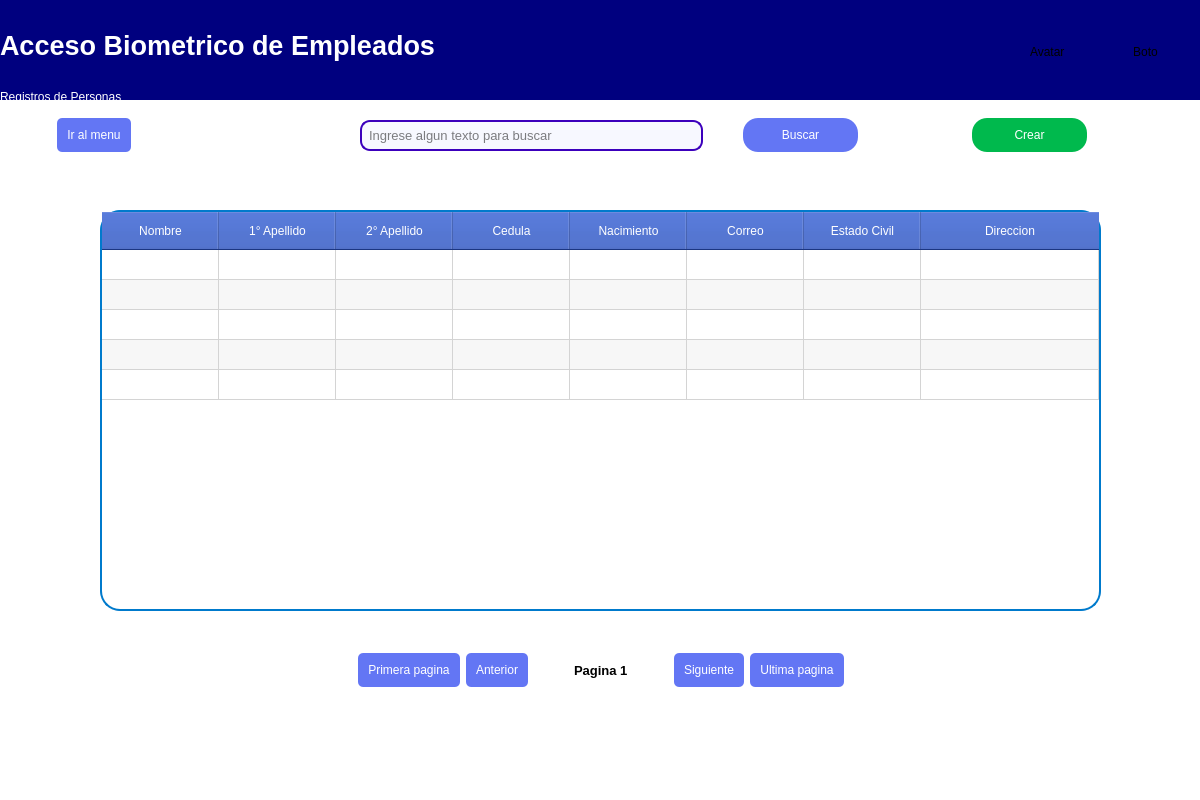
<?xml version="1.0" encoding="UTF-8"?>
<ui version="4.0">
 <class>PaginaPersona</class>
 <widget class="QWidget" name="PaginaPersona">
  <property name="geometry">
   <rect>
    <x>0</x>
    <y>0</y>
    <width>1200</width>
    <height>800</height>
   </rect>
  </property>
  <property name="sizePolicy">
   <sizepolicy hsizetype="Expanding" vsizetype="Expanding">
    <horstretch>0</horstretch>
    <verstretch>0</verstretch>
   </sizepolicy>
  </property>
  <property name="minimumSize">
   <size>
    <width>600</width>
    <height>400</height>
   </size>
  </property>
  <property name="maximumSize">
   <size>
    <width>1200</width>
    <height>800</height>
   </size>
  </property>
  <property name="font">
   <font>
    <bold>true</bold>
    <stylestrategy>PreferAntialias</stylestrategy>
   </font>
  </property>
  <property name="windowTitle">
   <string>Acceso Biometrico de Empleados</string>
  </property>
  <property name="layoutDirection">
   <enum>Qt::LayoutDirection::LeftToRight</enum>
  </property>
  <property name="styleSheet">
   <string notr="true">background-color:rgb(255, 255, 255);
</string>
  </property>
  <widget class="QFrame" name="frame">
   <property name="geometry">
    <rect>
     <x>0</x>
     <y>0</y>
     <width>1201</width>
     <height>101</height>
    </rect>
   </property>
   <property name="sizePolicy">
    <sizepolicy hsizetype="Expanding" vsizetype="Expanding">
     <horstretch>0</horstretch>
     <verstretch>0</verstretch>
    </sizepolicy>
   </property>
   <property name="styleSheet">
    <string notr="true"> background-color: rgb(0, 0, 127); /* Color azul */
 border-radius: 0px 0px 5px 5px; /* Bordes redondeados */
 box-shadow: 10px 10px rgba(0, 0,0, 0.5); /* Sombra exterior */
</string>
   </property>
   <property name="frameShape">
    <enum>QFrame::Shape::StyledPanel</enum>
   </property>
   <property name="frameShadow">
    <enum>QFrame::Shadow::Sunken</enum>
   </property>
   <property name="lineWidth">
    <number>5</number>
   </property>
   <widget class="QWidget" name="gridLayoutWidget">
    <property name="geometry">
     <rect>
      <x>0</x>
      <y>0</y>
      <width>1201</width>
      <height>104</height>
     </rect>
    </property>
    <layout class="QGridLayout" name="gridLayout" columnstretch="5,1">
     <item row="1" column="0">
      <layout class="QVBoxLayout" name="verticalLayout">
       <property name="spacing">
        <number>0</number>
       </property>
       <item>
        <widget class="QLabel" name="label">
         <property name="enabled">
          <bool>true</bool>
         </property>
         <property name="sizePolicy">
          <sizepolicy hsizetype="Expanding" vsizetype="Expanding">
           <horstretch>0</horstretch>
           <verstretch>0</verstretch>
          </sizepolicy>
         </property>
         <property name="font">
          <font>
           <family>Segoe UI</family>
           <pointsize>20</pointsize>
           <italic>false</italic>
           <bold>true</bold>
           <stylestrategy>PreferDefault</stylestrategy>
           <kerning>true</kerning>
          </font>
         </property>
         <property name="styleSheet">
          <string notr="true">background-color:transparent;/*rgb(0, 3, 206);*/
color:white;
font: 700 20pt &quot;Segoe UI&quot;;</string>
         </property>
         <property name="text">
          <string>Acceso Biometrico de Empleados</string>
         </property>
         <property name="textFormat">
          <enum>Qt::TextFormat::AutoText</enum>
         </property>
         <property name="scaledContents">
          <bool>true</bool>
         </property>
         <property name="alignment">
          <set>Qt::AlignmentFlag::AlignLeading|Qt::AlignmentFlag::AlignLeft|Qt::AlignmentFlag::AlignVCenter</set>
         </property>
         <property name="margin">
          <number>10</number>
         </property>
        </widget>
       </item>
       <item>
        <widget class="QLabel" name="lblnombreVista">
         <property name="styleSheet">
          <string notr="true">background-color:transparent;
font: 700 12pt &quot;Segoe UI&quot;;
color: white;</string>
         </property>
         <property name="frameShadow">
          <enum>QFrame::Shadow::Plain</enum>
         </property>
         <property name="lineWidth">
          <number>0</number>
         </property>
         <property name="text">
          <string>Registros de Personas</string>
         </property>
         <property name="alignment">
          <set>Qt::AlignmentFlag::AlignLeading|Qt::AlignmentFlag::AlignLeft|Qt::AlignmentFlag::AlignVCenter</set>
         </property>
         <property name="margin">
          <number>10</number>
         </property>
        </widget>
       </item>
      </layout>
     </item>
     <item row="1" column="1">
      <layout class="QGridLayout" name="gridLayout_4" rowstretch="0,0,0" columnstretch="1,2,1,2,1" rowminimumheight="0,0,0" columnminimumwidth="0,0,0,0,0">
       <item row="1" column="2">
        <spacer name="horizontalSpacer_12">
         <property name="orientation">
          <enum>Qt::Orientation::Horizontal</enum>
         </property>
         <property name="sizeHint" stdset="0">
          <size>
           <width>40</width>
           <height>20</height>
          </size>
         </property>
        </spacer>
       </item>
       <item row="1" column="0">
        <spacer name="horizontalSpacer_13">
         <property name="orientation">
          <enum>Qt::Orientation::Horizontal</enum>
         </property>
         <property name="sizeHint" stdset="0">
          <size>
           <width>40</width>
           <height>20</height>
          </size>
         </property>
        </spacer>
       </item>
       <item row="1" column="4">
        <spacer name="horizontalSpacer_14">
         <property name="orientation">
          <enum>Qt::Orientation::Horizontal</enum>
         </property>
         <property name="sizeHint" stdset="0">
          <size>
           <width>40</width>
           <height>20</height>
          </size>
         </property>
        </spacer>
       </item>
       <item row="0" column="1">
        <spacer name="verticalSpacer_3">
         <property name="orientation">
          <enum>Qt::Orientation::Vertical</enum>
         </property>
         <property name="sizeHint" stdset="0">
          <size>
           <width>20</width>
           <height>40</height>
          </size>
         </property>
        </spacer>
       </item>
       <item row="1" column="1">
        <widget class="QLabel" name="lblAvatar">
         <property name="sizePolicy">
          <sizepolicy hsizetype="Expanding" vsizetype="Expanding">
           <horstretch>0</horstretch>
           <verstretch>0</verstretch>
          </sizepolicy>
         </property>
         <property name="text">
          <string>Avatar</string>
         </property>
        </widget>
       </item>
       <item row="1" column="3">
        <widget class="QPushButton" name="btnConfigBar">
         <property name="sizePolicy">
          <sizepolicy hsizetype="Expanding" vsizetype="Expanding">
           <horstretch>0</horstretch>
           <verstretch>0</verstretch>
          </sizepolicy>
         </property>
         <property name="text">
          <string>Boto</string>
         </property>
        </widget>
       </item>
       <item row="2" column="1">
        <spacer name="verticalSpacer_4">
         <property name="orientation">
          <enum>Qt::Orientation::Vertical</enum>
         </property>
         <property name="sizeHint" stdset="0">
          <size>
           <width>20</width>
           <height>40</height>
          </size>
         </property>
        </spacer>
       </item>
       <item row="2" column="3">
        <spacer name="verticalSpacer_5">
         <property name="orientation">
          <enum>Qt::Orientation::Vertical</enum>
         </property>
         <property name="sizeHint" stdset="0">
          <size>
           <width>20</width>
           <height>40</height>
          </size>
         </property>
        </spacer>
       </item>
       <item row="0" column="3">
        <spacer name="verticalSpacer_6">
         <property name="orientation">
          <enum>Qt::Orientation::Vertical</enum>
         </property>
         <property name="sizeHint" stdset="0">
          <size>
           <width>20</width>
           <height>40</height>
          </size>
         </property>
        </spacer>
       </item>
      </layout>
     </item>
    </layout>
   </widget>
  </widget>
  <widget class="QWidget" name="verticalLayoutWidget_2">
   <property name="geometry">
    <rect>
     <x>0</x>
     <y>100</y>
     <width>1201</width>
     <height>701</height>
    </rect>
   </property>
   <layout class="QVBoxLayout" name="verticalLayout_2">
    <item>
     <widget class="QFrame" name="frame_2">
      <property name="sizePolicy">
       <sizepolicy hsizetype="Expanding" vsizetype="Expanding">
        <horstretch>0</horstretch>
        <verstretch>0</verstretch>
       </sizepolicy>
      </property>
      <property name="frameShape">
       <enum>QFrame::Shape::NoFrame</enum>
      </property>
      <property name="frameShadow">
       <enum>QFrame::Shadow::Sunken</enum>
      </property>
      <property name="lineWidth">
       <number>12</number>
      </property>
      <property name="midLineWidth">
       <number>5</number>
      </property>
      <widget class="QWidget" name="horizontalLayoutWidget_2">
       <property name="geometry">
        <rect>
         <x>0</x>
         <y>550</y>
         <width>1201</width>
         <height>41</height>
        </rect>
       </property>
       <layout class="QHBoxLayout" name="horizontalLayout_2" stretch="1,0,0,0,0,0,0,0,1">
        <item>
         <spacer name="horizontalSpacer">
          <property name="orientation">
           <enum>Qt::Orientation::Horizontal</enum>
          </property>
          <property name="sizeHint" stdset="0">
           <size>
            <width>40</width>
            <height>20</height>
           </size>
          </property>
         </spacer>
        </item>
        <item>
         <widget class="QPushButton" name="btnprimerpagina">
          <property name="cursor">
           <cursorShape>PointingHandCursor</cursorShape>
          </property>
          <property name="styleSheet">
           <string notr="true">QPushButton {
    background-color: rgb(99, 118, 244); /* Color de fondo azul claro */
    color: white; /* Color del texto blanco */
    border: none; /* Sin borde */
    padding: 10px; /* Espaciado interno */
    border-radius: 5px; /* Bordes redondeados */
	font: 700 10pt &quot;Segoe UI&quot;;
}

QPushButton:hover {
    background-color: rgb(76, 64, 207); /* Color más oscuro al pasar el cursor */
}

</string>
          </property>
          <property name="text">
           <string>Primera pagina</string>
          </property>
         </widget>
        </item>
        <item>
         <widget class="QPushButton" name="btnanterior">
          <property name="cursor">
           <cursorShape>PointingHandCursor</cursorShape>
          </property>
          <property name="styleSheet">
           <string notr="true">QPushButton {
    background-color: rgb(99, 118, 244); /* Color de fondo azul claro */
    color: white; /* Color del texto blanco */
    border: none; /* Sin borde */
    padding: 10px; /* Espaciado interno */
    border-radius: 5px; /* Bordes redondeados */
	font: 700 10pt &quot;Segoe UI&quot;;
}

QPushButton:hover {
    background-color: rgb(76, 64, 207); /* Color más oscuro al pasar el cursor */
}

</string>
          </property>
          <property name="text">
           <string>Anterior</string>
          </property>
         </widget>
        </item>
        <item>
         <spacer name="horizontalSpacer_10">
          <property name="orientation">
           <enum>Qt::Orientation::Horizontal</enum>
          </property>
          <property name="sizeHint" stdset="0">
           <size>
            <width>40</width>
            <height>20</height>
           </size>
          </property>
         </spacer>
        </item>
        <item>
         <widget class="QLabel" name="lblnumeropagina">
          <property name="font">
           <font>
            <pointsize>10</pointsize>
            <bold>true</bold>
           </font>
          </property>
          <property name="text">
           <string>Pagina 1</string>
          </property>
         </widget>
        </item>
        <item>
         <spacer name="horizontalSpacer_11">
          <property name="orientation">
           <enum>Qt::Orientation::Horizontal</enum>
          </property>
          <property name="sizeHint" stdset="0">
           <size>
            <width>40</width>
            <height>20</height>
           </size>
          </property>
         </spacer>
        </item>
        <item>
         <widget class="QPushButton" name="btnsiguiente">
          <property name="cursor">
           <cursorShape>PointingHandCursor</cursorShape>
          </property>
          <property name="styleSheet">
           <string notr="true">QPushButton {
    background-color: rgb(99, 118, 244); /* Color de fondo azul claro */
    color: white; /* Color del texto blanco */
    border: none; /* Sin borde */
    padding: 10px; /* Espaciado interno */
    border-radius: 5px; /* Bordes redondeados */
	font: 700 10pt &quot;Segoe UI&quot;;
}

QPushButton:hover {
    background-color: rgb(76, 64, 207); /* Color más oscuro al pasar el cursor */
}

</string>
          </property>
          <property name="text">
           <string>Siguiente</string>
          </property>
         </widget>
        </item>
        <item>
         <widget class="QPushButton" name="btnultimapagina">
          <property name="cursor">
           <cursorShape>PointingHandCursor</cursorShape>
          </property>
          <property name="styleSheet">
           <string notr="true">QPushButton {
    background-color: rgb(99, 118, 244); /* Color de fondo azul claro */
    color: white; /* Color del texto blanco */
    border: none; /* Sin borde */
    padding: 10px; /* Espaciado interno */
    border-radius: 5px; /* Bordes redondeados */
	font: 700 10pt &quot;Segoe UI&quot;;
}

QPushButton:hover {
    background-color: rgb(76, 64, 207); /* Color más oscuro al pasar el cursor */
}

</string>
          </property>
          <property name="text">
           <string>Ultima pagina</string>
          </property>
         </widget>
        </item>
        <item>
         <spacer name="horizontalSpacer_2">
          <property name="orientation">
           <enum>Qt::Orientation::Horizontal</enum>
          </property>
          <property name="sizeHint" stdset="0">
           <size>
            <width>40</width>
            <height>20</height>
           </size>
          </property>
         </spacer>
        </item>
       </layout>
      </widget>
      <widget class="QWidget" name="gridLayoutWidget_2">
       <property name="geometry">
        <rect>
         <x>0</x>
         <y>70</y>
         <width>1201</width>
         <height>481</height>
        </rect>
       </property>
       <layout class="QGridLayout" name="gridLayout_2" rowstretch="0,1,10,1" columnstretch="1,10,1">
        <item row="2" column="1">
         <widget class="QTableWidget" name="tablaPersonas">
          <property name="enabled">
           <bool>true</bool>
          </property>
          <property name="cursor" stdset="0">
           <cursorShape>ArrowCursor</cursorShape>
          </property>
          <property name="mouseTracking">
           <bool>true</bool>
          </property>
          <property name="styleSheet">
           <string notr="true">QTableWidget {
    background-color: white; /* Celeste */
    border: 2px solid #007acc; /* Borde del contenedor de la tabla */
    border-radius: 20px; /* Esquinas redondeadas */
    box-shadow: 5px 5px 10px rgba(0, 0, 0, 0.3); /* Sombra exterior */
}

QHeaderView::section {
    background-color: rgb(38, 76, 182); /* Color del encabezado */
    color: white; /* Color del texto del encabezado */
    padding: 10px; /* Espaciado interno del encabezado */
	font: 700 10pt &quot;Segoe UI&quot;;
}
</string>
          </property>
          <property name="frameShape">
           <enum>QFrame::Shape::NoFrame</enum>
          </property>
          <property name="frameShadow">
           <enum>QFrame::Shadow::Sunken</enum>
          </property>
          <property name="editTriggers">
           <set>QAbstractItemView::EditTrigger::NoEditTriggers</set>
          </property>
          <property name="showDropIndicator" stdset="0">
           <bool>true</bool>
          </property>
          <property name="dragDropOverwriteMode">
           <bool>false</bool>
          </property>
          <property name="alternatingRowColors">
           <bool>true</bool>
          </property>
          <property name="selectionMode">
           <enum>QAbstractItemView::SelectionMode::ExtendedSelection</enum>
          </property>
          <property name="selectionBehavior">
           <enum>QAbstractItemView::SelectionBehavior::SelectRows</enum>
          </property>
          <property name="verticalScrollMode">
           <enum>QAbstractItemView::ScrollMode::ScrollPerPixel</enum>
          </property>
          <property name="horizontalScrollMode">
           <enum>QAbstractItemView::ScrollMode::ScrollPerPixel</enum>
          </property>
          <attribute name="horizontalHeaderCascadingSectionResizes">
           <bool>false</bool>
          </attribute>
          <attribute name="horizontalHeaderDefaultSectionSize">
           <number>117</number>
          </attribute>
          <attribute name="horizontalHeaderHighlightSections">
           <bool>false</bool>
          </attribute>
          <attribute name="horizontalHeaderShowSortIndicator" stdset="0">
           <bool>false</bool>
          </attribute>
          <attribute name="horizontalHeaderStretchLastSection">
           <bool>true</bool>
          </attribute>
          <attribute name="verticalHeaderVisible">
           <bool>false</bool>
          </attribute>
          <attribute name="verticalHeaderCascadingSectionResizes">
           <bool>false</bool>
          </attribute>
          <attribute name="verticalHeaderStretchLastSection">
           <bool>false</bool>
          </attribute>
          <row>
           <property name="text">
            <string>Nueva fila</string>
           </property>
          </row>
          <row>
           <property name="text">
            <string>Nueva fila</string>
           </property>
          </row>
          <row>
           <property name="text">
            <string>Nueva fila</string>
           </property>
          </row>
          <row>
           <property name="text">
            <string>Nueva fila</string>
           </property>
          </row>
          <row/>
          <column>
           <property name="text">
            <string>Nombre</string>
           </property>
          </column>
          <column>
           <property name="text">
            <string>1° Apellido</string>
           </property>
          </column>
          <column>
           <property name="text">
            <string>2° Apellido</string>
           </property>
          </column>
          <column>
           <property name="text">
            <string>Cedula</string>
           </property>
          </column>
          <column>
           <property name="text">
            <string>Nacimiento</string>
           </property>
          </column>
          <column>
           <property name="text">
            <string>Correo</string>
           </property>
          </column>
          <column>
           <property name="text">
            <string>Estado Civil</string>
           </property>
          </column>
          <column>
           <property name="text">
            <string>Direccion</string>
           </property>
          </column>
          <item row="4" column="0">
           <property name="text">
            <string/>
           </property>
          </item>
          <item row="4" column="1">
           <property name="text">
            <string/>
           </property>
          </item>
          <item row="4" column="2">
           <property name="text">
            <string/>
           </property>
          </item>
          <item row="4" column="3">
           <property name="text">
            <string/>
           </property>
          </item>
         </widget>
        </item>
        <item row="3" column="1">
         <spacer name="verticalSpacer_2">
          <property name="orientation">
           <enum>Qt::Orientation::Vertical</enum>
          </property>
          <property name="sizeHint" stdset="0">
           <size>
            <width>20</width>
            <height>40</height>
           </size>
          </property>
         </spacer>
        </item>
        <item row="2" column="2">
         <spacer name="horizontalSpacer_3">
          <property name="orientation">
           <enum>Qt::Orientation::Horizontal</enum>
          </property>
          <property name="sizeHint" stdset="0">
           <size>
            <width>40</width>
            <height>20</height>
           </size>
          </property>
         </spacer>
        </item>
        <item row="1" column="1">
         <spacer name="verticalSpacer">
          <property name="orientation">
           <enum>Qt::Orientation::Vertical</enum>
          </property>
          <property name="sizeHint" stdset="0">
           <size>
            <width>20</width>
            <height>40</height>
           </size>
          </property>
         </spacer>
        </item>
        <item row="2" column="0">
         <spacer name="horizontalSpacer_4">
          <property name="orientation">
           <enum>Qt::Orientation::Horizontal</enum>
          </property>
          <property name="sizeHint" stdset="0">
           <size>
            <width>40</width>
            <height>20</height>
           </size>
          </property>
         </spacer>
        </item>
       </layout>
      </widget>
      <widget class="QWidget" name="horizontalLayoutWidget_3">
       <property name="geometry">
        <rect>
         <x>0</x>
         <y>0</y>
         <width>1201</width>
         <height>71</height>
        </rect>
       </property>
       <layout class="QHBoxLayout" name="horizontalLayout_3" stretch="1,0,4,6,0,2,2,2,2">
        <property name="spacing">
         <number>0</number>
        </property>
        <item>
         <spacer name="horizontalSpacer_5">
          <property name="orientation">
           <enum>Qt::Orientation::Horizontal</enum>
          </property>
          <property name="sizeHint" stdset="0">
           <size>
            <width>40</width>
            <height>20</height>
           </size>
          </property>
         </spacer>
        </item>
        <item>
         <widget class="QPushButton" name="ir_menu">
          <property name="cursor">
           <cursorShape>PointingHandCursor</cursorShape>
          </property>
          <property name="styleSheet">
           <string notr="true">QPushButton {
    background-color: rgb(99, 118, 244); /* Color de fondo azul claro */
    color: white; /* Color del texto blanco */
    border: none; /* Sin borde */
    padding: 10px; /* Espaciado interno */
    border-radius: 5px; /* Bordes redondeados */
	font: 700 10pt &quot;Segoe UI&quot;;
}

QPushButton:hover {
    background-color: rgb(76, 64, 207); /* Color más oscuro al pasar el cursor */
}</string>
          </property>
          <property name="text">
           <string>Ir al menu</string>
          </property>
         </widget>
        </item>
        <item>
         <spacer name="horizontalSpacer_6">
          <property name="orientation">
           <enum>Qt::Orientation::Horizontal</enum>
          </property>
          <property name="sizeHint" stdset="0">
           <size>
            <width>40</width>
            <height>20</height>
           </size>
          </property>
         </spacer>
        </item>
        <item>
         <widget class="QLineEdit" name="inputbuscar">
          <property name="font">
           <font>
            <pointsize>10</pointsize>
           </font>
          </property>
          <property name="styleSheet">
           <string notr="true"> QLineEdit {
        background-color: rgb(247, 248, 255);
        color: rgb(0, 0, 0);
        border: 2px solid rgb(60, 0, 188);
        padding: 5px;
        border-radius: 10px;
		
    }

    QLineEdit:focus {
        border: 2px solid darkblue;
    }
</string>
          </property>
          <property name="placeholderText">
           <string>Ingrese algun texto para buscar</string>
          </property>
         </widget>
        </item>
        <item>
         <spacer name="horizontalSpacer_7">
          <property name="orientation">
           <enum>Qt::Orientation::Horizontal</enum>
          </property>
          <property name="sizeHint" stdset="0">
           <size>
            <width>40</width>
            <height>20</height>
           </size>
          </property>
         </spacer>
        </item>
        <item>
         <widget class="QPushButton" name="btnbuscar">
          <property name="cursor">
           <cursorShape>PointingHandCursor</cursorShape>
          </property>
          <property name="styleSheet">
           <string notr="true">QPushButton {
    background-color: rgb(99, 118, 244); /* Color de fondo azul claro */
    color: white; /* Color del texto blanco */
    border: none; /* Sin borde */
    padding: 10px; /* Espaciado interno */
    border-radius: 15px; /* Bordes redondeados */
	font: 700 10pt &quot;Segoe UI&quot;;
}

QPushButton:hover {
    background-color: rgb(76, 64, 207); /* Color más oscuro al pasar el cursor */
}</string>
          </property>
          <property name="text">
           <string>Buscar</string>
          </property>
         </widget>
        </item>
        <item>
         <spacer name="horizontalSpacer_8">
          <property name="orientation">
           <enum>Qt::Orientation::Horizontal</enum>
          </property>
          <property name="sizeHint" stdset="0">
           <size>
            <width>40</width>
            <height>20</height>
           </size>
          </property>
         </spacer>
        </item>
        <item>
         <widget class="QPushButton" name="btncrear">
          <property name="cursor">
           <cursorShape>PointingHandCursor</cursorShape>
          </property>
          <property name="styleSheet">
           <string notr="true">QPushButton {
    background-color: rgb(0, 185, 77); /* Color de fondo azul claro */
    color: white; /* Color del texto blanco */
    border: none; /* Sin borde */
    padding: 10px; /* Espaciado interno */
    border-radius: 15px; /* Bordes redondeados */
	font: 700 10pt &quot;Segoe UI&quot;;
}

QPushButton:hover {
    background-color: rgb(0, 214, 50); /* Color más oscuro al pasar el cursor */
}</string>
          </property>
          <property name="text">
           <string>Crear</string>
          </property>
         </widget>
        </item>
        <item>
         <spacer name="horizontalSpacer_9">
          <property name="orientation">
           <enum>Qt::Orientation::Horizontal</enum>
          </property>
          <property name="sizeHint" stdset="0">
           <size>
            <width>40</width>
            <height>20</height>
           </size>
          </property>
         </spacer>
        </item>
       </layout>
      </widget>
     </widget>
    </item>
   </layout>
  </widget>
 </widget>
 <resources/>
 <connections/>
</ui>
